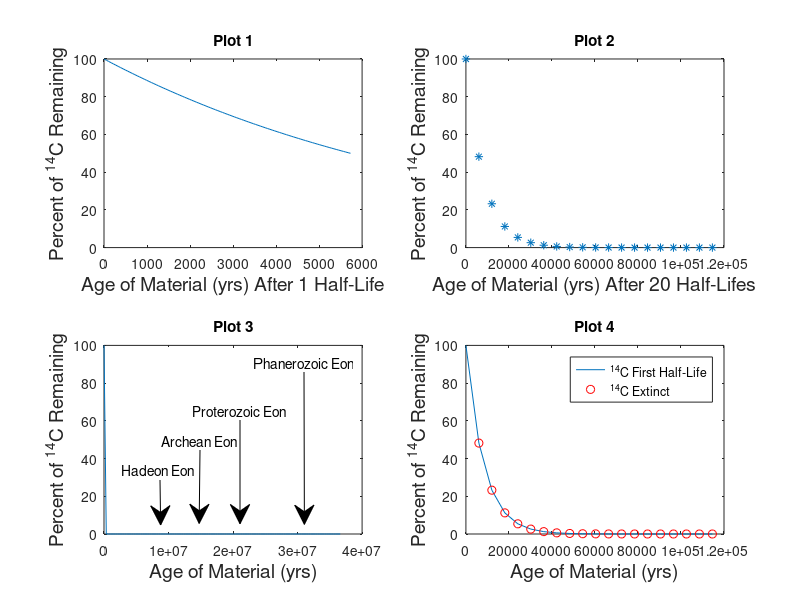

Here is the MATLAB script that generated this plot:
%Modular Code for Plotting Radioisotopic Decay
clear all
close all

%Equation and constants
No = 100; 
halflife = 5730;
lambda = log(2)/halflife; 
time = [linspace(0,halflife,105)]';
N = No*exp(-lambda*time); 

%2a
subplot(2,2,1)
plot(time,N,'-')
ylim([0 100]) 
ylabel('Percent of ^{14}C Remaining', 'FontSize', 14)
xlabel ('Age of Material (yrs) After 1 Half-Life', 'FontSize', 14)
title('Plot 1')

%2b
subplot(2,2,2)
time = [linspace(0,(halflife*20),20)]';
N = No*exp(-lambda*time)
plot(time,N,'*')
ylim([0 100]) 
ylabel('Percent of ^{14}C Remaining', 'FontSize', 14)
xlabel ('Age of Material (yrs) After 20 Half-Lifes', 'FontSize', 14)
title('Plot 2')

%2c
subplot(2,2,3)
time = [linspace(0,(halflife*6390),105)]';
N = No*exp(-lambda*time)
plot(time,N,'-')
ylim([0 100]) 
ylabel('Percent of ^{14}C Remaining', 'FontSize', 14)
xlabel ('Age of Material (yrs)', 'FontSize', 14)
title('Plot 3')
a = [0.2 0.20078125]
b = [0.2 0.125]
annotation('textarrow',a,b,'String','Hadeon Eon ')
c = [0.25 0.248958333333333]
d = [0.25 0.127615062761506]
annotation('textarrow',c,d,'String', 'Archean Eon')
e = [0.3 0.3]
f = [0.3 0.127092050209205]
annotation('textarrow',e,f,'String', 'Proterozoic Eon')
g = [0.38 0.38046875]
h = [0.38 0.126046025104602]
annotation('textarrow',g,h,'String', 'Phanerozoic Eon')

%2d+ 
subplot(2,2,4)
time = [linspace(0,(halflife*20),20)]';
N = No*exp(-lambda*time)
plot(time,N,'*')
highlight_test = time>halflife/2; 
plot(time,N,'-')
ylim([0 100])
ylabel('Percent of ^{14}C Remaining', 'FontSize', 14)
xlabel ('Age of Material (yrs)', 'FontSize', 14)
hold on %use hold on so that the previous graph is not erased
plot(time(highlight_test),N(highlight_test),'ro')
legend('^{14}C First Half-Life','^{14}C Extinct') 
title('Plot 4')

